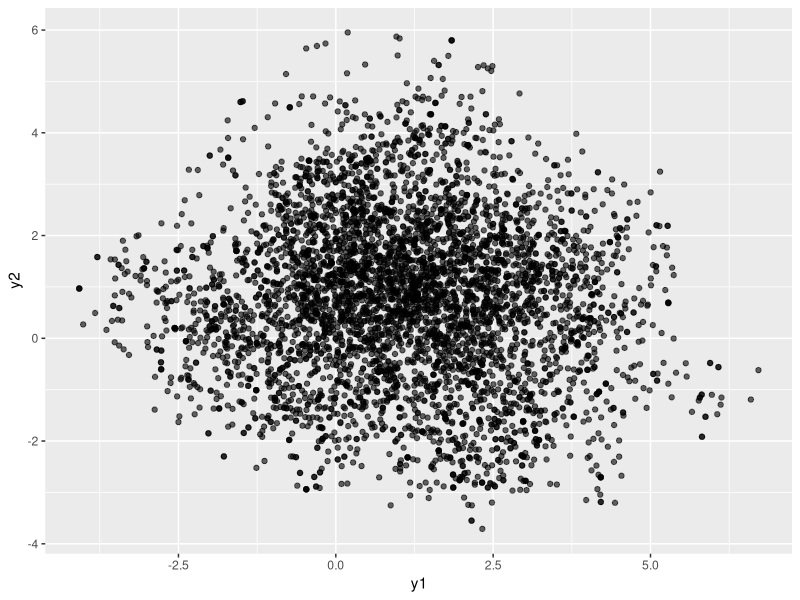
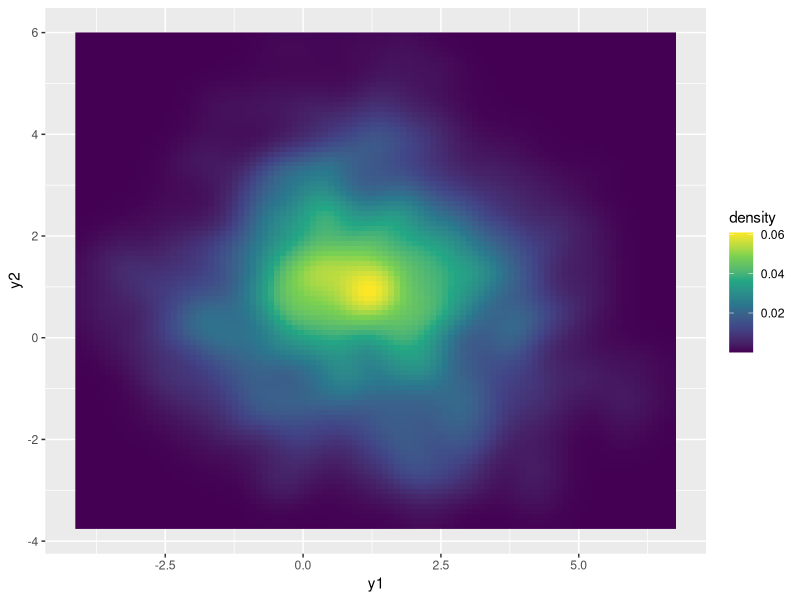
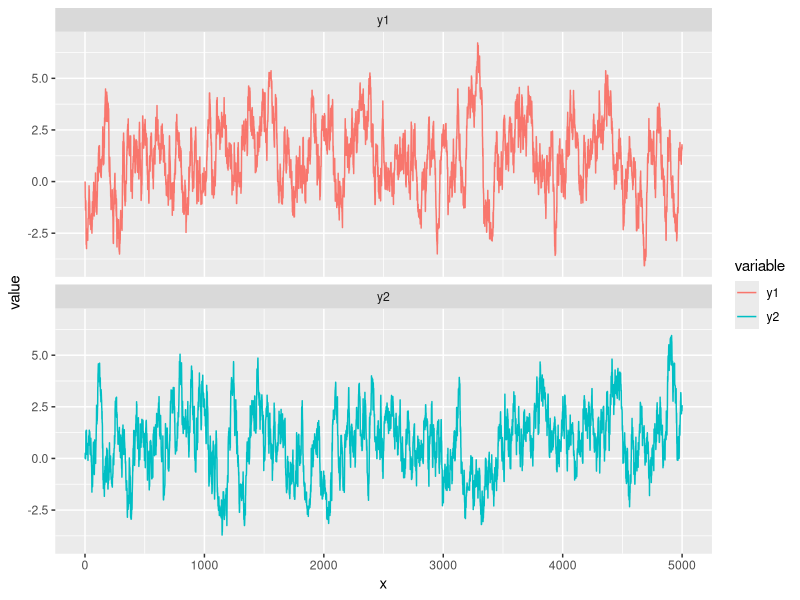

Here is the R script that generated these plots, in order:
library(ggplot2)
library(mvtnorm)

# Cantidad de muestras a obtener
n <- 5000

# Parámetros de la distribución a muestrear
Mu_objetivo <- c(1.2, 0.8)
Sigma_objetivo <- matrix(c(3, 0.2, 0.2, 2), ncol = 2)

# Matriz de dimensión (n, 2) que va a contener las muestras
muestras <- matrix(NA, nrow = n, ncol = 2)

# El punto inicial es el (0, 0)
muestras[1, ] <- c(0, 0)

# Matriz de varianza de la distribución de propuesta
Sigma_propuesta <- diag(2) * 0.2

for (i in 2:n) {
    # Proponer un nuevo valor
    propuesta <- rmvnorm(1, mean = muestras[i - 1, ], sigma = Sigma_propuesta)
    
    # Evaluar la función de densidad en el valor actual y en el propuesto
    f_propuesta <- dmvnorm(propuesta, Mu_objetivo, Sigma_objetivo)
    f_actual <- dmvnorm(muestras[i - 1, ], Mu_objetivo, Sigma_objetivo)
    
    # Calcular probabilidad de aceptación
    alpha <- min(c(1, f_propuesta / f_actual))
    
    # Determinar aceptación de propuesta
    aceptar <- rbinom(1, 1, alpha)

    # Seleccionar nueva muestras 
    if (aceptar) {
        muestras[i, ] <- propuesta
    } else {
        muestras[i, ] <- muestras[i - 1, ]
    }
}

# Obtener las muestras como data.frame
df <- as.data.frame(muestras)
colnames(df) <- c("y1", "y2")
df$x <- 1:n

# Graficar muestras en el plano
ggplot(df) +
    geom_point(aes(x = y1, y = y2), alpha = 0.6)

# Obtener una visualización de la densidad empírica
ggplot(df, aes(x = y1, y = y2)) + 
    stat_density2d(
        geom = "raster",
        aes(fill = after_stat(density)),
        contour = FALSE
    ) + 
    scale_fill_viridis_c()

# Graficar las trazas de ambas variables
tidyr::pivot_longer(df, c("y1", "y2"), names_to = "variable") |>
    ggplot() + 
        geom_line(aes(x = x, y = value, color = variable)) + 
        facet_wrap(~ variable, ncol = 1)
